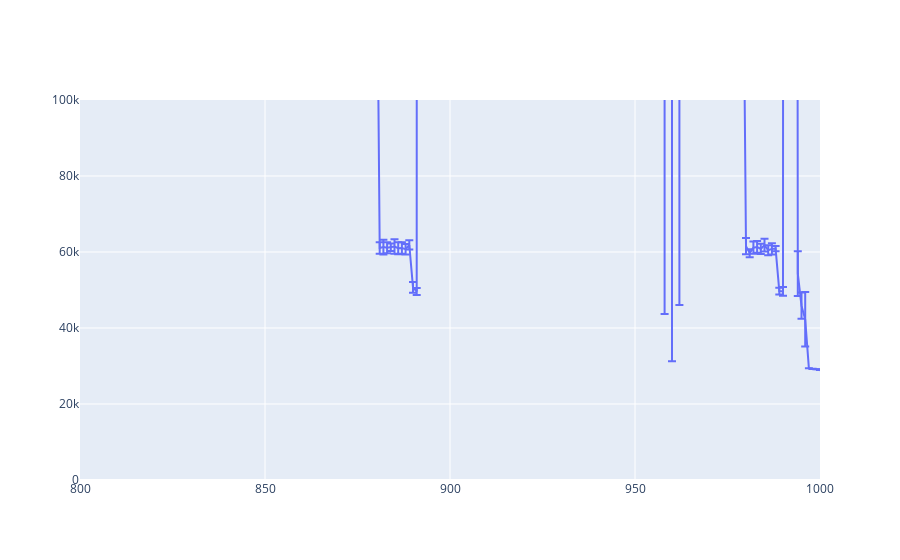

Write notebook code for a chart like this one.
### Code cell
# TRY ERROR BAR PLOT WITH PLOTLY:

# So, This is the CORRECT DATA!! JUST NEED TO ZOOM IN A WHOLE LOT!!!

import plotly.graph_objects as go
from plotly.offline import init_notebook_mode, iplot

init_notebook_mode(connected=True)  

y1=df1_join_1_2_3_4['Well 1 Avg. (Impedance)']
yerr1=df1_join_1_2_3_4['Well 1 std (Impedance)']

plt.figure(figsize=(40,20))

# x= num_col

# TRY ZOOMING IN ON PLOT.

# TESTING: Plot with just Well 1:

fig = go.Figure(data=go.Scatter(
        x=pd.Series(range(1, 1869)),
        y=df1_join_1_2_3_4['Well 1 Avg. (Impedance)'],
        error_y=dict(
            type='data', # value of error bar given in data coordinates
            array = df1_join_1_2_3_4['Well 1 std (Impedance)'],
            visible=True)
))

#UPDATE X-AXIS/Y-AXIS
fig.update_xaxes(range=[800, 1000])
fig.update_yaxes(range=[0, 100000])

fig.show()

# SHOULD EXPECT AVERAGE IMPEDANCE TO BE AROUND 20,000-30,000.

# NEED TO SHORTEN y-axis from 0 to 40,000 to observe more values.

# DO WE WANT TO SET TICKS for outliers?

# RECALL: FROM Large Dataframe for Impedance,

# At first data point, we have:

# Mean = 37894.2250
# Standard Deviation: 15311.676991

### Figure 1 — Plotly figure (JSON) as saved in the notebook; plotly's stock layout.template omitted (floating-point values rounded to 4 significant figures; data arrays with more than 128 entries replaced by an {"elided": "..."} marker saying what was removed)
{"data": [{"error_y": {"array": {"elided": "1868 float values"}, "type": "data", "visible": true}, "type": "scatter", "x": {"elided": "1868 int values"}, "y": {"elided": "1868 float values"}}], "layout": {"xaxis": {"range": [800, 1000]}, "yaxis": {"range": [0, 100000]}}}
